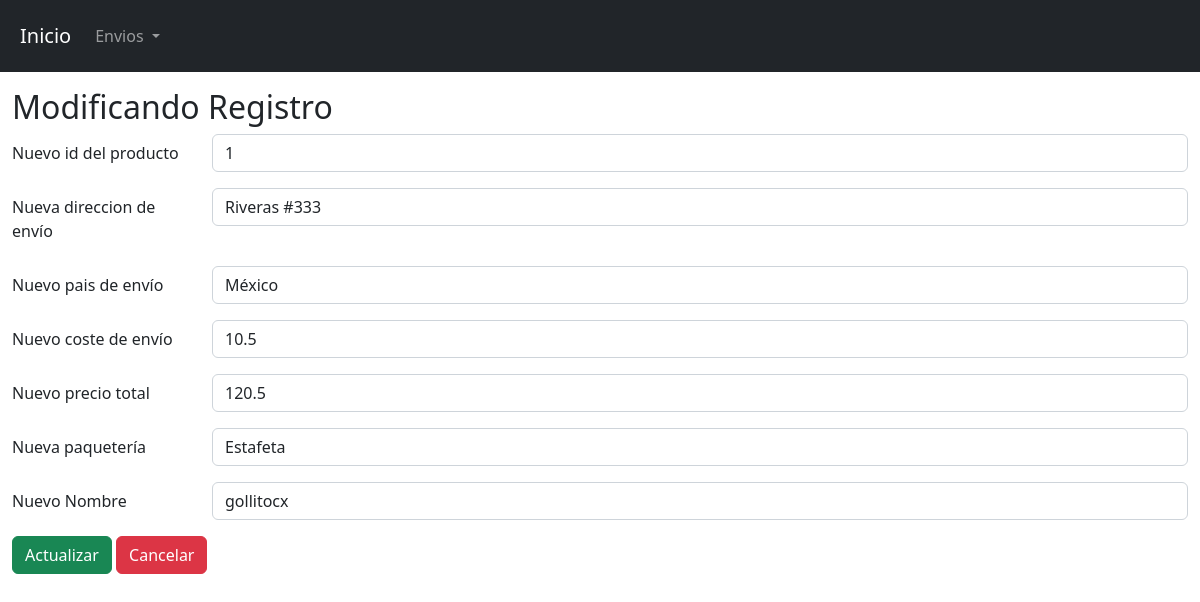
The app's page /view/username/edit.php?id=1 with its own data.
### tables this page shows
CREATE TABLE `envio` (
  `id_envio` int(10) NOT NULL,
  `id_producto` int(10) NOT NULL,
  `direccion_envio` varchar(100) NOT NULL,
  `pais_envio` varchar(50) NOT NULL,
  `envio_coste` float(100,2) NOT NULL,
  `total` float(10,2) NOT NULL,
  `paqueteria` varchar(50) NOT NULL,
  `nombre_cuenta` varchar(50) NOT NULL
);

### config/db.php (called while the page is built)
<?php
    class db{
        private $host= "localhost";
        private $dbname="F1MERCH";
        private $user="root";
        private $password="";
        public function conexion(){
            try{
                $PDO = new PDO("mysql:host=".$this->host.";dbname=".$this->dbname,$this->user,$this->password);
                return $PDO;
            }catch(PDOException $e){
                return $e->getMessage();
            }
        }
    }
?>

### controller/usernameController.php (called while the page is built, shortened)
<?php
    class envioControlador{
        private $model;
        public function __construct()
        {
            require_once("C:/xampp/htdocs/proyecto/model/usernameModel.php");
            $this->model = new envioModelo();
        }
        public function show($id){
            return ($this->model->show($id) != false) ? $this->model->show($id) : header("Location:index.php");
        }
    }
?>

### model/usernameModel.php (called while the page is built, shortened)
<?php
    class envioModelo{
        private $PDO;
        public function __construct()
        {
            require_once("C:/xampp/htdocs/proyecto/config/db.php");
            $con = new db();
            $this->PDO = $con->conexion();
        }
        public function show($id){
            $stament = $this->PDO->prepare("SELECT * FROM envio where id_envio = :id_envio limit 1");
            $stament->bindParam(":id_envio",$id);
            return ($stament->execute()) ? $stament->fetch() : false ;
        }
    }
?>

### view/username/edit.php (the view, shortened to what this page needs)
<?php
    require_once("C:/xampp/htdocs/proyecto/view/head/head.php");
    require_once("C:/xampp/htdocs/proyecto/controller/usernameController.php");
    $envio = new envioControlador();
    $user = $envio->show($_GET['id']);
?>
  <form action="update.php" method="post" autocomplete="off">
    <h2>Modificando Registro</h2>
    <div class="mb-3 row">
        <label for="staticEmail" class="col-sm-2 col-form-label">Nuevo id del producto</label>
        <div class="col-sm-10">
        <input type="text" name="edit_idprod" class="form-control" id="staticEmail" value="<?= $user[1]?>">
        </div>
    </div>
    <div class="mb-3 row">
        <label for="inputPassword" class="col-sm-2 col-form-label">Nueva direccion de envío</label>
        <div class="col-sm-10">
            <input type="text" name="edit_dir" class="form-control" id="inputPassword" value="<?= $user[2]?>">
        </div>
    </div>
    <div class="mb-3 row">
        <label for="staticEmail" class="col-sm-2 col-form-label">Nuevo pais de envío</label>
        <div class="col-sm-10">
        <input type="text" name="edit_pais" class="form-control" id="staticEmail" value="<?= $user[3]?>">
        </div>
    </div>
    <div class="mb-3 row">
        <label for="inputPassword" class="col-sm-2 col-form-label">Nuevo coste de envío</label>
        <div class="col-sm-10">
            <input type="text" name="edit_coste" class="form-control" id="inputPassword" value="<?= $user[4]?>">
        </div>
    </div>
    <div class="mb-3 row">
        <label for="staticEmail" class="col-sm-2 col-form-label">Nuevo precio total</label>
        <div class="col-sm-10">
        <input type="text" name="edit_precio" class="form-control" id="staticEmail" value="<?= $user[5]?>">
        </div>
    </div>
    <div class="mb-3 row">
        <label for="inputPassword" class="col-sm-2 col-form-label">Nueva paquetería</label>
        <div class="col-sm-10">
            <input type="text" name="edit_paqueteria" class="form-control" id="inputPassword" value="<?= $user[6]?>">
        </div>
    </div>
    <div class="mb-3 row">
        <label for="inputPassword" class="col-sm-2 col-form-label">Nuevo Nombre</label>
        <div class="col-sm-10">
            <input type="text" name="edit_nombre" class="form-control" id="inputPassword" value="<?= $user[7]?>">
        </div>
    </div>
    <div>
        <input type="submit" class="btn btn-success" value="Actualizar">
        <a class="btn btn-danger" href="show.php?id=<?= $user[0]?>">Cancelar</a>
    </div>
  </form>
<?php
    require_once("C:/xampp/htdocs/proyecto/view/head/footer.php");
?>

### records on screen
envio: edit_idprod "1", edit_dir "Riveras #333", edit_pais "México", edit_coste "10.5", edit_precio "120.5", edit_paqueteria "Estafeta", edit_nombre "gollitocx"
